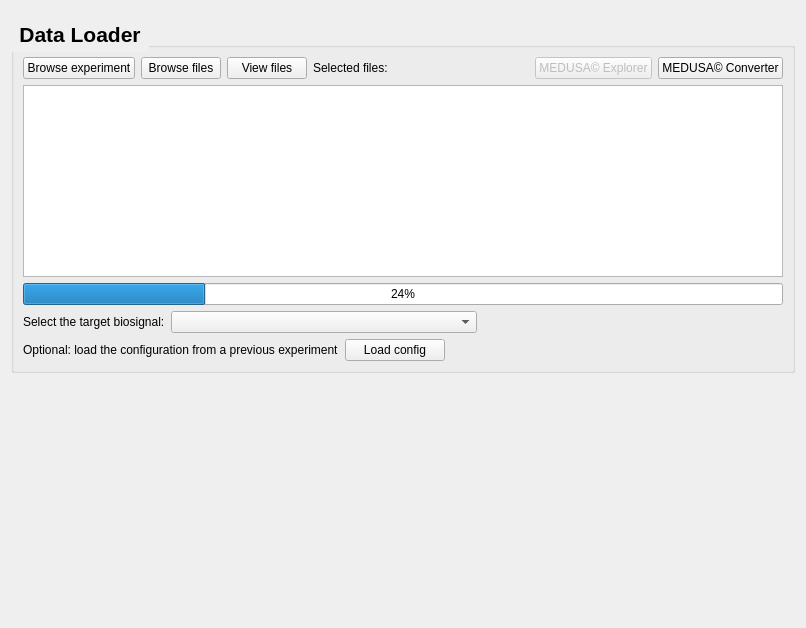
<?xml version="1.0" encoding="UTF-8"?>
<ui version="4.0">
 <class>Form</class>
 <widget class="QWidget" name="Form">
  <property name="geometry">
   <rect>
    <x>0</x>
    <y>0</y>
    <width>806</width>
    <height>628</height>
   </rect>
  </property>
  <property name="windowTitle">
   <string>Form</string>
  </property>
  <layout class="QVBoxLayout" name="verticalLayout">
   <item>
    <widget class="QFrame" name="topContentWidget">
     <property name="sizePolicy">
      <sizepolicy hsizetype="Preferred" vsizetype="Minimum">
       <horstretch>0</horstretch>
       <verstretch>0</verstretch>
      </sizepolicy>
     </property>
     <property name="frameShape">
      <enum>QFrame::NoFrame</enum>
     </property>
    </widget>
   </item>
   <item>
    <widget class="QGroupBox" name="dataloadergroupBox">
     <property name="font">
      <font>
       <pointsize>16</pointsize>
       <weight>75</weight>
       <bold>true</bold>
      </font>
     </property>
     <property name="styleSheet">
      <string notr="true">QGroupBox::title {
    subcontrol-origin: margin;
    subcontrol-position: top left; 
    padding: 5px;                 
    letter-spacing: 1px;
    
    color: qlineargradient(
        spread:pad, x1:0, y1:0, x2:1, y2:0,
        stop:0 #6a0dad, stop:1 #ec407a
    );
}</string>
     </property>
     <property name="title">
      <string>Data Loader</string>
     </property>
     <layout class="QVBoxLayout" name="verticalLayout_3">
      <item>
       <layout class="QHBoxLayout" name="horizontalLayout">
        <item>
         <widget class="QPushButton" name="loadExperimentButton">
          <property name="text">
           <string>Browse experiment</string>
          </property>
         </widget>
        </item>
        <item>
         <widget class="QPushButton" name="browseButton">
          <property name="text">
           <string>Browse files</string>
          </property>
         </widget>
        </item>
        <item>
         <widget class="QPushButton" name="viewfilesButton">
          <property name="text">
           <string>View files</string>
          </property>
         </widget>
        </item>
        <item>
         <widget class="QLabel" name="selectLabel">
          <property name="text">
           <string>Selected files:</string>
          </property>
         </widget>
        </item>
        <item>
         <spacer name="horizontalSpacer_3">
          <property name="orientation">
           <enum>Qt::Horizontal</enum>
          </property>
          <property name="sizeHint" stdset="0">
           <size>
            <width>40</width>
            <height>20</height>
           </size>
          </property>
         </spacer>
        </item>
        <item>
         <widget class="QPushButton" name="explorerButton">
          <property name="enabled">
           <bool>false</bool>
          </property>
          <property name="text">
           <string>MEDUSA© Explorer</string>
          </property>
         </widget>
        </item>
        <item>
         <widget class="QPushButton" name="convertButton">
          <property name="toolTip">
           <string>Convert MEDUSA© recordings to .rec format</string>
          </property>
          <property name="text">
           <string>MEDUSA© Converter</string>
          </property>
         </widget>
        </item>
       </layout>
      </item>
      <item>
       <layout class="QVBoxLayout" name="verticalLayout_4">
        <item>
         <widget class="QTextBrowser" name="convertLogTextBrowser">
          <property name="sizePolicy">
           <sizepolicy hsizetype="Minimum" vsizetype="Minimum">
            <horstretch>0</horstretch>
            <verstretch>0</verstretch>
           </sizepolicy>
          </property>
         </widget>
        </item>
       </layout>
      </item>
      <item>
       <layout class="QVBoxLayout" name="verticalLayout_7">
        <item>
         <widget class="QProgressBar" name="convertProgressBar">
          <property name="value">
           <number>24</number>
          </property>
         </widget>
        </item>
       </layout>
      </item>
      <item>
       <layout class="QHBoxLayout" name="horizontalLayout_3">
        <item>
         <widget class="QLabel" name="biosignalLabel">
          <property name="text">
           <string>Select the target biosignal:</string>
          </property>
         </widget>
        </item>
        <item>
         <widget class="QComboBox" name="biosignalBox">
          <property name="sizePolicy">
           <sizepolicy hsizetype="Expanding" vsizetype="Fixed">
            <horstretch>0</horstretch>
            <verstretch>0</verstretch>
           </sizepolicy>
          </property>
         </widget>
        </item>
        <item>
         <spacer name="horizontalSpacer">
          <property name="orientation">
           <enum>Qt::Horizontal</enum>
          </property>
          <property name="sizeHint" stdset="0">
           <size>
            <width>40</width>
            <height>20</height>
           </size>
          </property>
         </spacer>
        </item>
       </layout>
      </item>
      <item>
       <layout class="QHBoxLayout" name="horizontalLayout_6">
        <item>
         <widget class="QLabel" name="loadLabel">
          <property name="text">
           <string>Optional: load the configuration from a previous experiment</string>
          </property>
         </widget>
        </item>
        <item>
         <widget class="QPushButton" name="loadButton">
          <property name="minimumSize">
           <size>
            <width>100</width>
            <height>0</height>
           </size>
          </property>
          <property name="maximumSize">
           <size>
            <width>100</width>
            <height>16777215</height>
           </size>
          </property>
          <property name="text">
           <string>Load config</string>
          </property>
         </widget>
        </item>
        <item>
         <widget class="QLabel" name="loadLabelAux">
          <property name="font">
           <font>
            <pointsize>7</pointsize>
            <italic>true</italic>
           </font>
          </property>
          <property name="text">
           <string/>
          </property>
         </widget>
        </item>
        <item>
         <spacer name="horizontalSpacer_6">
          <property name="orientation">
           <enum>Qt::Horizontal</enum>
          </property>
          <property name="sizeHint" stdset="0">
           <size>
            <width>40</width>
            <height>20</height>
           </size>
          </property>
         </spacer>
        </item>
       </layout>
      </item>
     </layout>
    </widget>
   </item>
   <item>
    <spacer name="verticalSpacer">
     <property name="orientation">
      <enum>Qt::Vertical</enum>
     </property>
     <property name="sizeHint" stdset="0">
      <size>
       <width>20</width>
       <height>40</height>
      </size>
     </property>
    </spacer>
   </item>
  </layout>
 </widget>
 <resources/>
 <connections/>
</ui>
